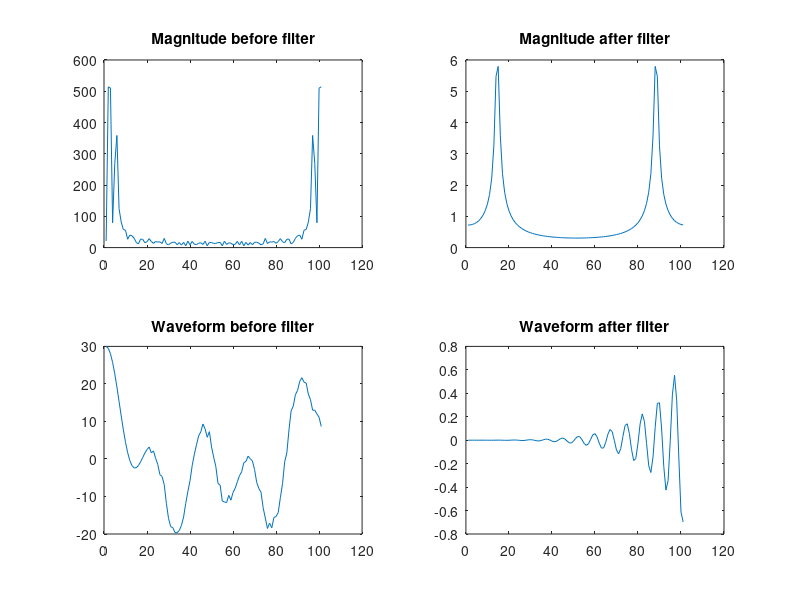

The MATLAB source for this figure:
function exe3_3()
figure(10);
t=0:0.01:1; 
rn=randn(1,length(t));rn(1:20)=0;
y=10*cos(2*pi*t)+10*cos(2*pi*t*2)+10*cos(3*pi*t*3)+rn;
Y1=fft(y);
fp=12;fc=15;As=100;Ap=1;Fs=100;
wc=2*pi*fc/Fs; wp=2*pi*fp/Fs;
wdel=wc-wp;
beta=0.112*(As-1);
N=ceil((As-0.8)/2.285/wdel);
wn= kaiser(N,beta); 
ws=(wp+wc)/2/pi;
b=fir1(N-1,ws,'high',wn);
freqz(b,1);
x=fftfilt(b,y);
X=fft(x);
subplot(2,2,1);plot(abs(Y1));
title('Magnitude before filter');
subplot(2,2,2);plot(abs(X));
title('Magnitude after filter');
subplot(2,2,3);plot(y);
title('Waveform before filter');
subplot(2,2,4);plot(x);
title('Waveform after filter');